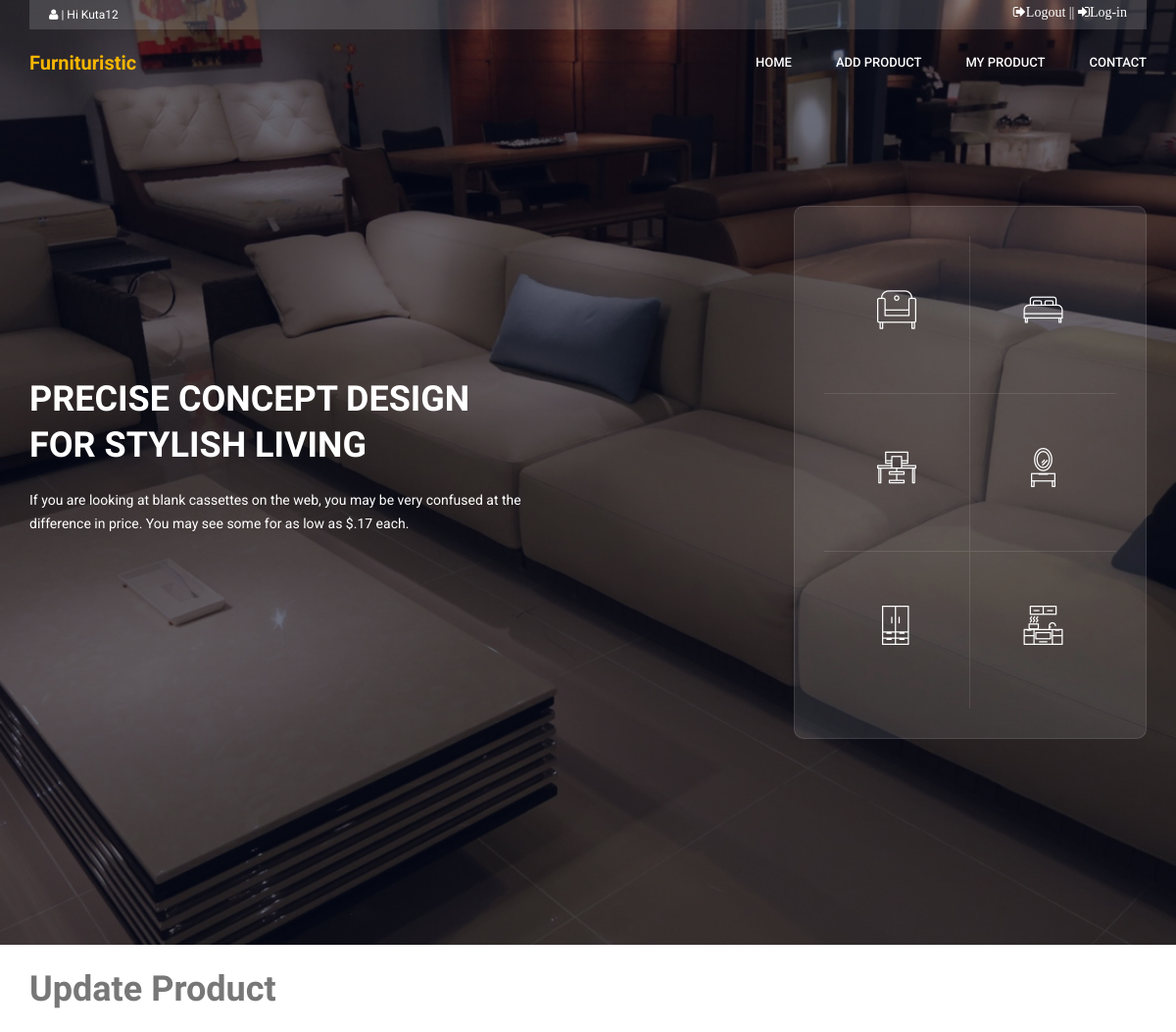
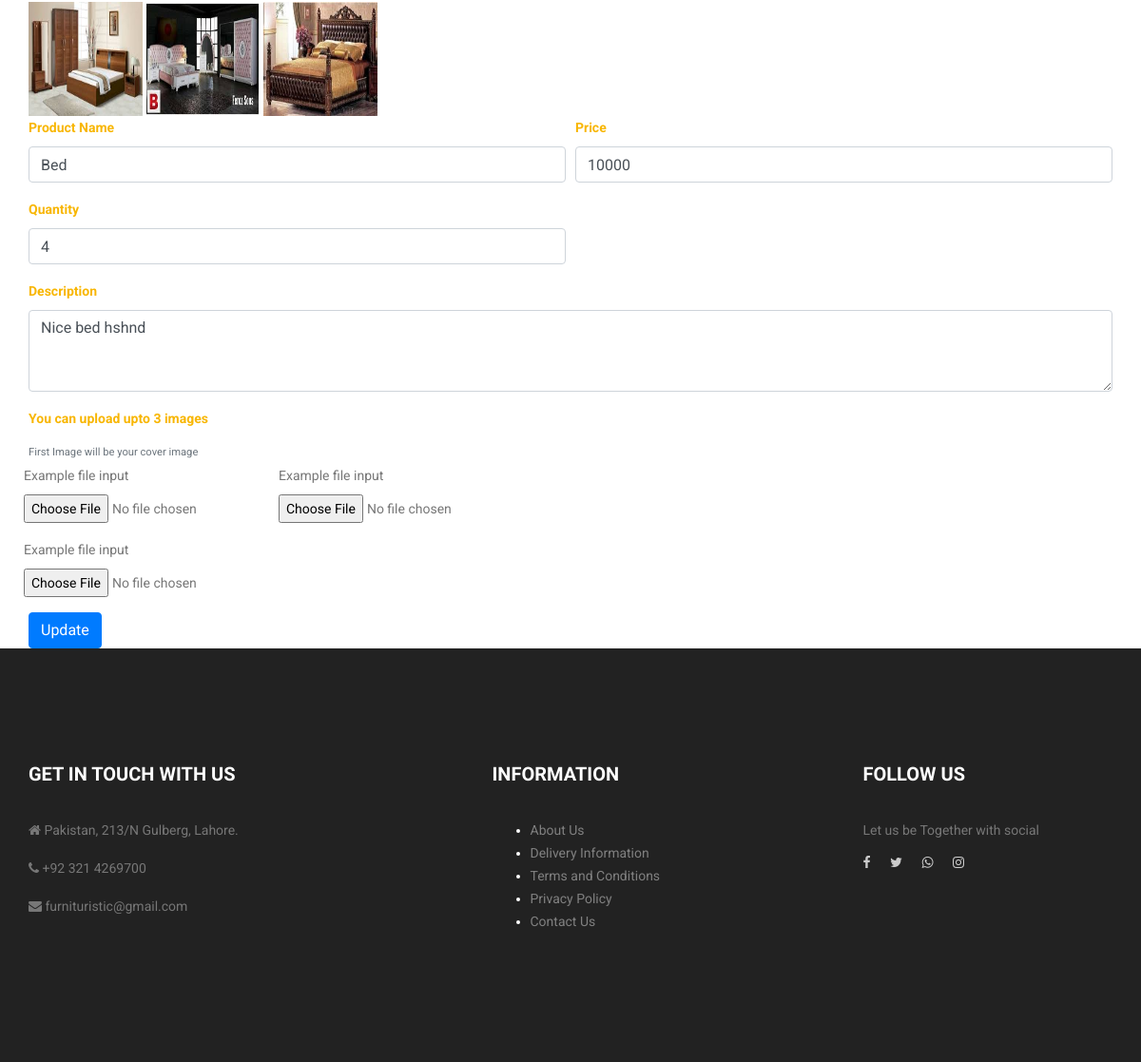
The app's page /shopkeeper/update_product.php?id=1 (signed in) with its own data (2 pictures, top to bottom).
### tables this page shows
CREATE TABLE `shopkeeper_add_product` (
  `id` int(11) NOT NULL,
  `user_id` int(11) NOT NULL,
  `product_name` varchar(22) NOT NULL,
  `price` varchar(22) NOT NULL,
  `qty` varchar(22) NOT NULL,
  `shop_name` varchar(50) NOT NULL,
  `shop_address` varchar(255) NOT NULL,
  `description` varchar(300) NOT NULL,
  `date` datetime NOT NULL,
  `img1` varchar(300) NOT NULL,
  `img2` varchar(300) NOT NULL,
  `img3` varchar(300) NOT NULL
);

### shopkeeper/update_product.php (the view, shortened to what this page needs)
<?php
include "includes/header.php";
$link=mysqli_connect("localhost","root","");
mysqli_select_db($link,"fyp_2");
$id=$_GET["id"];
$res=mysqli_query($link,"select * from shopkeeper_add_product where id=$id");
while($row=mysqli_fetch_array($res))
{
  $product_name=$row["product_name"];
  $price=$row["price"];
  $qty=$row["qty"];
  $description=$row["description"];
  $img1=$row["img1"];
  $img2=$row["img2"];
  $img3=$row["img3"];
}
 ?>
 <div class="container">
   <h1 class="my-4">Update Product</h1>
             <form form name="form1 " action ="" method="post" enctype="multipart/form-data">
               <div>
                 <tr>
                   <td colspan="2" align="right">
               <img src="shopkeeper_images/<?php echo $img1;?>" height="120" width="120">
               <img src="shopkeeper_images/<?php echo $img2;?>" height="120" width="120">
               <img src="shopkeeper_images/<?php echo $img3;?>" height="120" width="120">
                   </td>
                 </tr>
               </div>
               <div class="form-row">
               <div class="form-group col-md-6">
                 <label ><b>Product Name</b></label>
                 <input type="text" class="form-control"  name="name" value="<?php echo $product_name;?>" placeholder="Enter your Product name" required pattern="[A-Za-z\s]{2,}" title="please enter valid product name [a-z ]">
               </div>
               <div class="form-group col-md-6">
                 <label ><b>Price</b></label>
                 <input type="text" class="form-control"  name="price"  value="<?php echo $price;?>" placeholder="Enter your product Price" required pattern="[0-9]{2,}" title="please enter product price [0-9 ]">
               </div>
             </div>
             <div class="form-row">
             <div class="form-group col-md-6" >
              <label> <b>Quantity</b></label>
               <input type="text" class="form-control"  name="qty" placeholder="Enter Quantity" value="<?php echo $qty;?>" required pattern="[0-9]{1,}" title="please enter valid Quantity [0-9 ]">
             </div>
            </div>
            <div class="form-group">
                <label ><b>Description</b></label>
                <textarea class="form-control"  name="desc"  value="" rows="3" required pattern="[A-Za-z\s]{300}" title="please enter valid description [a-z ]"><?php echo $description;?></textarea>
              </div>
                    <label ><b>You can upload upto 3 images</b></label>
                     <small  class="form-text text-muted">First Image will be your cover image</small>
               <div class="form-row">
              <div class="form-group">
                  <label for="exampleFormControlFile1">Example file input</label>
                  <input type="file" class="form-control-file"  name="image1" required>
                </div>
                <div class="form-group">
              <label for="exampleFormControlFile1"   required>Example file input</label>
              <input type="file" class="form-control-file"name="image2" >
            </div>
           </div>
           <div class="form-row">
            <div class="form-group">
              <label for="exampleFormControlFile1">Example file input</label>
              <input type="file" class="form-control-file" name="image3">
            </div>
           </div>
            <button type="submit" name ="submit1"class="btn btn-primary">Update</button>
             </form>
 </div>
   <?php
 include "includes/footer.php";
  ?>

### shopkeeper/css/style.css (style rules this page uses)
body { line-height: 24px; font-size: 14px; font-family: "Roboto", sans-serif; font-weight: normal; color: #777777; }
h1, h2, h3, h4, h5, h6 { font-family: "Heebo", sans-serif; font-weight: bold; }
@media (min-width: 1200px) { .container { max-width: 1170px; } }
b, sup, sub, u, del { color: #f8b600; }
h1 { font-size: 36px; }

### records on screen
shopkeeper_add_product: img1 (picture), img2 (picture), img3 (picture), name "Bed", price "10000", qty "4", desc "Nice bed hshnd"

### other values on screen
$_SESSION['shopkeeperUser'] "Kuta12"
